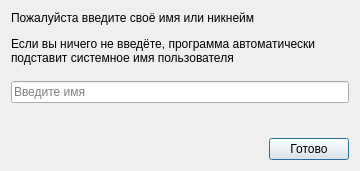
<?xml version="1.0" encoding="UTF-8"?>
<ui version="4.0">
 <class>inputnamewindow</class>
 <widget class="QDialog" name="inputnamewindow">
  <property name="geometry">
   <rect>
    <x>0</x>
    <y>0</y>
    <width>360</width>
    <height>171</height>
   </rect>
  </property>
  <property name="windowTitle">
   <string>Dialog</string>
  </property>
  <layout class="QGridLayout" name="gridLayout">
   <item row="0" column="0">
    <layout class="QVBoxLayout" name="verticalLayout">
     <item>
      <widget class="QLabel" name="namelabel">
       <property name="text">
        <string>&lt;html&gt;&lt;head/&gt;&lt;body&gt;&lt;p&gt;Пожалуйста введите своё имя или никнейм&lt;/p&gt;&lt;p&gt;Если вы ничего не введёте, программа автоматически подставит системное имя пользователя&lt;/p&gt;&lt;/body&gt;&lt;/html&gt;</string>
       </property>
       <property name="scaledContents">
        <bool>false</bool>
       </property>
       <property name="wordWrap">
        <bool>true</bool>
       </property>
      </widget>
     </item>
     <item>
      <spacer name="verticalSpacer">
       <property name="orientation">
        <enum>Qt::Orientation::Vertical</enum>
       </property>
       <property name="sizeType">
        <enum>QSizePolicy::Policy::Fixed</enum>
       </property>
       <property name="sizeHint" stdset="0">
        <size>
         <width>20</width>
         <height>10</height>
        </size>
       </property>
      </spacer>
     </item>
     <item>
      <widget class="QLineEdit" name="nameEdit">
       <property name="inputMask">
        <string/>
       </property>
       <property name="frame">
        <bool>true</bool>
       </property>
       <property name="placeholderText">
        <string>Введите имя</string>
       </property>
      </widget>
     </item>
     <item>
      <spacer name="verticalSpacer_2">
       <property name="orientation">
        <enum>Qt::Orientation::Vertical</enum>
       </property>
       <property name="sizeHint" stdset="0">
        <size>
         <width>20</width>
         <height>40</height>
        </size>
       </property>
      </spacer>
     </item>
     <item>
      <layout class="QHBoxLayout" name="horizontalLayout">
       <item>
        <spacer name="horizontalSpacer">
         <property name="orientation">
          <enum>Qt::Orientation::Horizontal</enum>
         </property>
         <property name="sizeHint" stdset="0">
          <size>
           <width>40</width>
           <height>20</height>
          </size>
         </property>
        </spacer>
       </item>
       <item>
        <widget class="QPushButton" name="doneButton">
         <property name="text">
          <string>Готово</string>
         </property>
        </widget>
       </item>
      </layout>
     </item>
    </layout>
   </item>
  </layout>
 </widget>
 <resources/>
 <connections/>
</ui>
